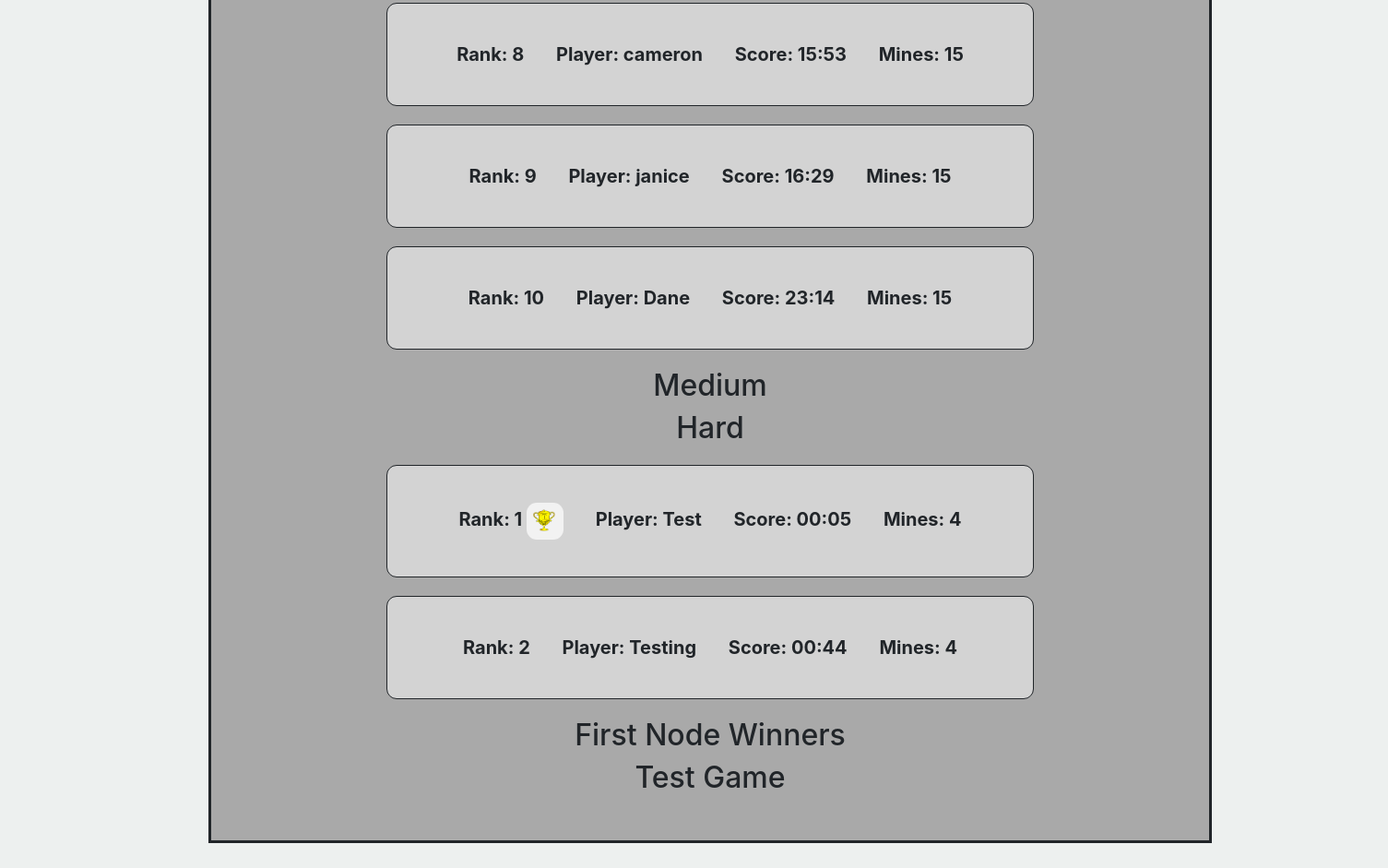
Before: / (lower part) with the older database file.
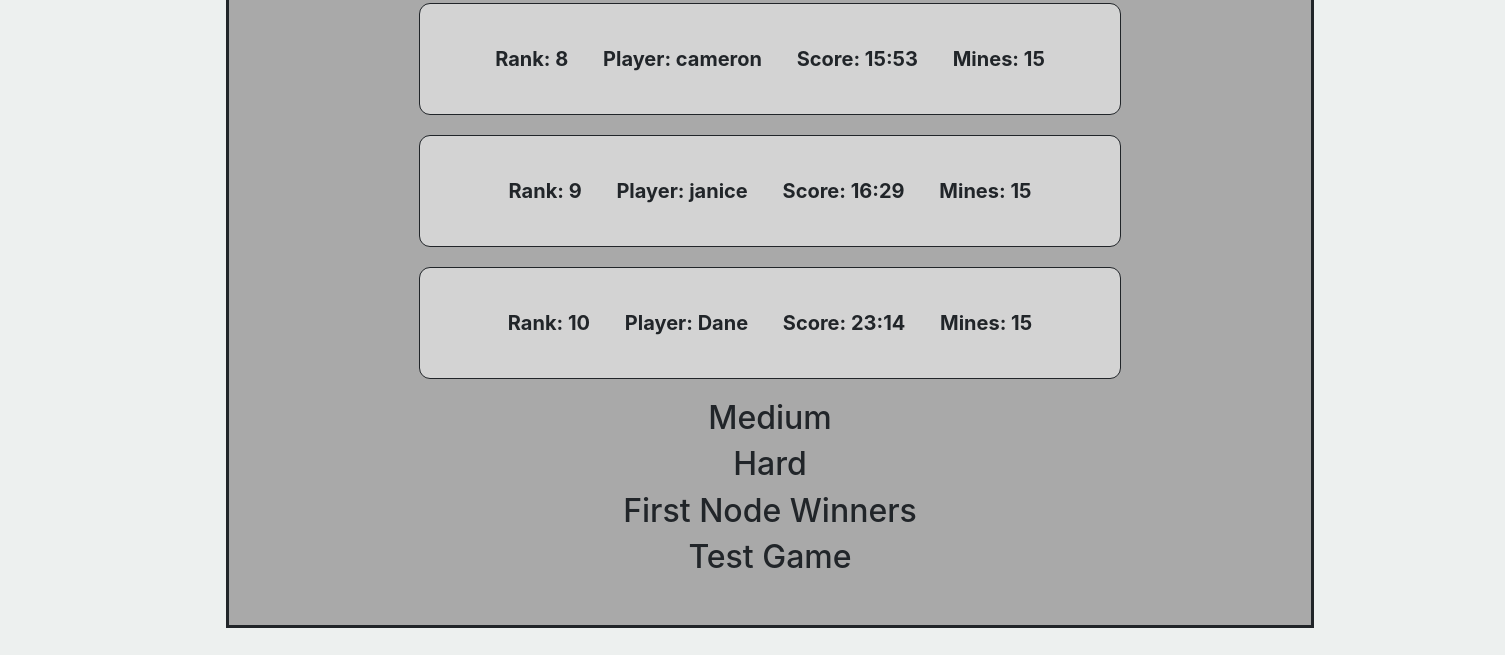
After: the same page with the newer database file.
### setup/models.py (models this page shows)
class Game(db.Model):
    id = db.Column(db.Integer, primary_key=True)
    score = db.Column(db.Integer())
    name = db.Column(db.String(30))
    mines = db.Column(db.Integer)
    difficulty = db.Column(db.String)

### setup/features.py (the view)
@features.route('/', methods=['GET'])
def start():
    '''names = ['Cal', 'Jon', 'Dane', 'Henry', 'Ranee', 'Berny', 'coline', 'cameron', 'janice', 'camela', 'eli']
    scores = [548, 909, 1394, 859, 239, 889, 785, 953, 989, 500, 789]
    difficulty = ['Beginner', 'Beginner', 'Beginner', 'Beginner', 'Beginner', 'Beginner', 'Beginner', 'Beginner', 'Beginner', 'Beginner', 'Beginner']
    mines = [15, 15, 15, 15, 15, 15, 15, 15, 15, 15, 15]
    for i in range(len(scores)):
        tmp_game = Game(name=names[i], score=scores[i], difficulty=difficulty[i], mines=mines[i])
        db.session.add(tmp_game)'''
    db.session.commit()
    tests = db.session.query(Game).filter_by(mines=5).order_by(desc(Game.id)).all()
    if len(tests) > 5:
        for i in range(len(tests)):
            if i > 4:
                db.session.delete(tests[i])
    easy = db.session.query(Game).filter_by(mines=15).order_by(desc(Game.score)).all()
    if len(easy) > 10:
        for i in range(len(easy)):
            if i > 9:
                db.session.delete(easy[i])
    medium = db.session.query(Game).filter_by(mines=34).order_by(desc(Game.score)).all()
    if len(medium) > 10:
        for i in range(len(medium)):
            if i > 9:
                db.session.delete(medium[i])
    hard = db.session.query(Game).filter_by(mines=94).order_by(desc(Game.score)).all()
    if len(hard) > 10:
        for i in range(len(hard)):
            if i > 9:
                db.session.delete(hard[i])
    db.session.commit()
    leaderboard = db.session.query(Game).order_by(desc(Game.score)).all()
    return render_template('start.html', leaderboard=leaderboard)

### setup/templates/start.html (shortened to what this page needs)
<!DOCTYPE html>
<html lang="en">
<head>
    <link
      rel="stylesheet"
      href="https://stackpath.bootstrapcdn.com/bootstrap/4.4.1/css/bootstrap.min.css"
    />
    <link rel="stylesheet" href="{{ url_for('static', filename='style.css') }}">
</head>
<body onload="update_time({{ game_time }})">
<div style="text-align: center; width: 1450px">
    {% if leaderboard %}
        <div class="leaderboard">
            {% set Beginner_rank = [1] %}
            {% set Medium_rank = [1] %}
            {% set Hard_rank = [1] %}
            {% for difficulty in ['Beginner', 'Medium', 'Hard', 'First Node Winners', 'Test Game'] %}
                <h2 align="center">{{ difficulty }}</h2>
                {% for game in leaderboard|reverse %}
                    {% set minutes = (game.score|int / 60)|int %}
                    {% set seconds = game.score|int % 60 %}
                    {% if game.score != 0 and game.difficulty == difficulty and game.mines != 5 %}
                        {% if game.difficulty == 'Beginner' %}
                            {% set rank = Beginner_rank|length %}
                        {% elif game.difficulty == 'Medium' %}
                            {% set rank = Medium_rank|length %}
                        {% elif game.difficulty == 'Hard' %}
                            {% set rank = Hard_rank|length %}
                        {% endif %}
                        <div class="player_scores">
                            <p class="stats">Rank: {{ rank }}
                            {% if rank == 1 and difficulty == 'Beginner' %}
                                <img class="icons" align="center" src="{{ url_for('features.send_image', filename='easy_trophy.png') }}" height="30px" width="30px">
                            {% elif rank == 1 and difficulty == 'Medium' %}
                                <img class="icons" align="center" src="{{ url_for('features.send_image', filename='medium_trophy.png') }}" height="30px" width="30px">
                            {% elif rank == 1 and difficulty == 'Hard' %}
                                <img class="icons" align="center" src="{{ url_for('features.send_image', filename='hard_trophy.png') }}" height="40px" width="40px">
                            {% endif %}
                            </p>
                            <p class="stats">Player: {{ game.name }}</p>
                            <p class="stats">Score: {{ "%02d" % minutes }}:{{ "%02d" % seconds }}</p>
                            <p class="stats">Mines: {{ game.mines }}</p>
                        </div>
                    {% elif game.mines == 5 and difficulty == 'Test Game' %}
                        <div class="player_scores">
                            <p class="stats">Player: {{ game.name }}</p>
                            <p class="stats">Score: {{ "%02d" % minutes }}:{{ "%02d" % seconds }}</p>
                            <p class="stats">Mines: {{ game.mines }}</p>
                        </div>
                    {% endif %}
                {% endfor %}
            {% endfor %}
        </div>
    {% endif %}
</div>
</body>
</html>

### setup/static/style.css (style rules this page uses)
body { margin: 45px; background-color: #EDF0EF; }
.leaderboard { background-color: darkgray; padding: 40px; margin: 55px 55px; border: solid; width: 75%; margin: 35px auto; }
.player_scores { background-color: lightgray; padding: 40px; font-size: 20px; font-weight: bold; border: solid; border-width: 1px; text-align: center; width: 70%; margin: 20px auto; border-radius: 11px; }
.stats { display: inline; margin: 15px; }

Changed rows visible on the page:
removed Game: rank "1", score 5 (drawn), name "Test", minutes "00", seconds "05", mines "4", shown under "Hard"
removed Game: rank "2", name "Testing", minutes "00", score "44", mines "4", shown under "Hard"
